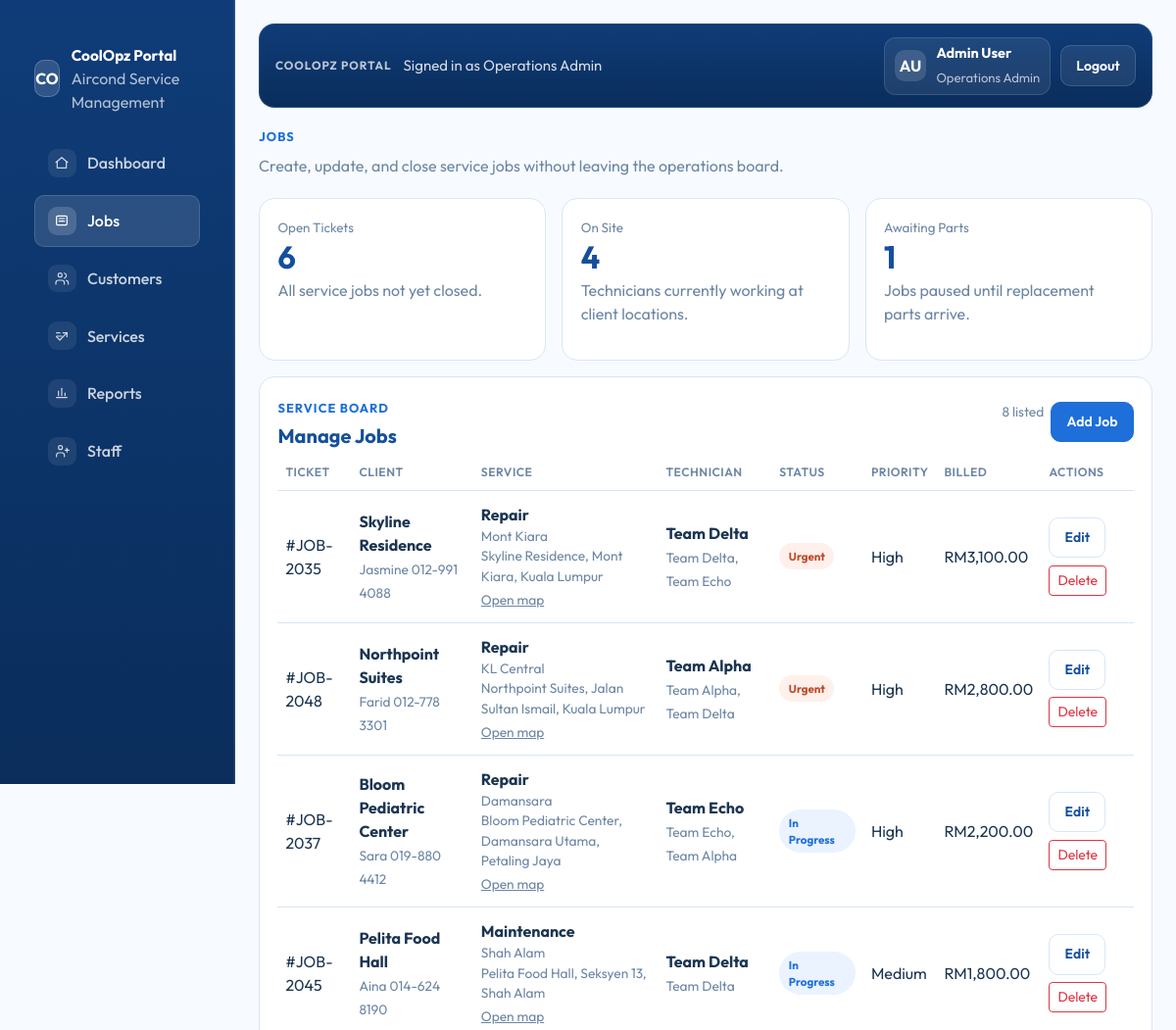
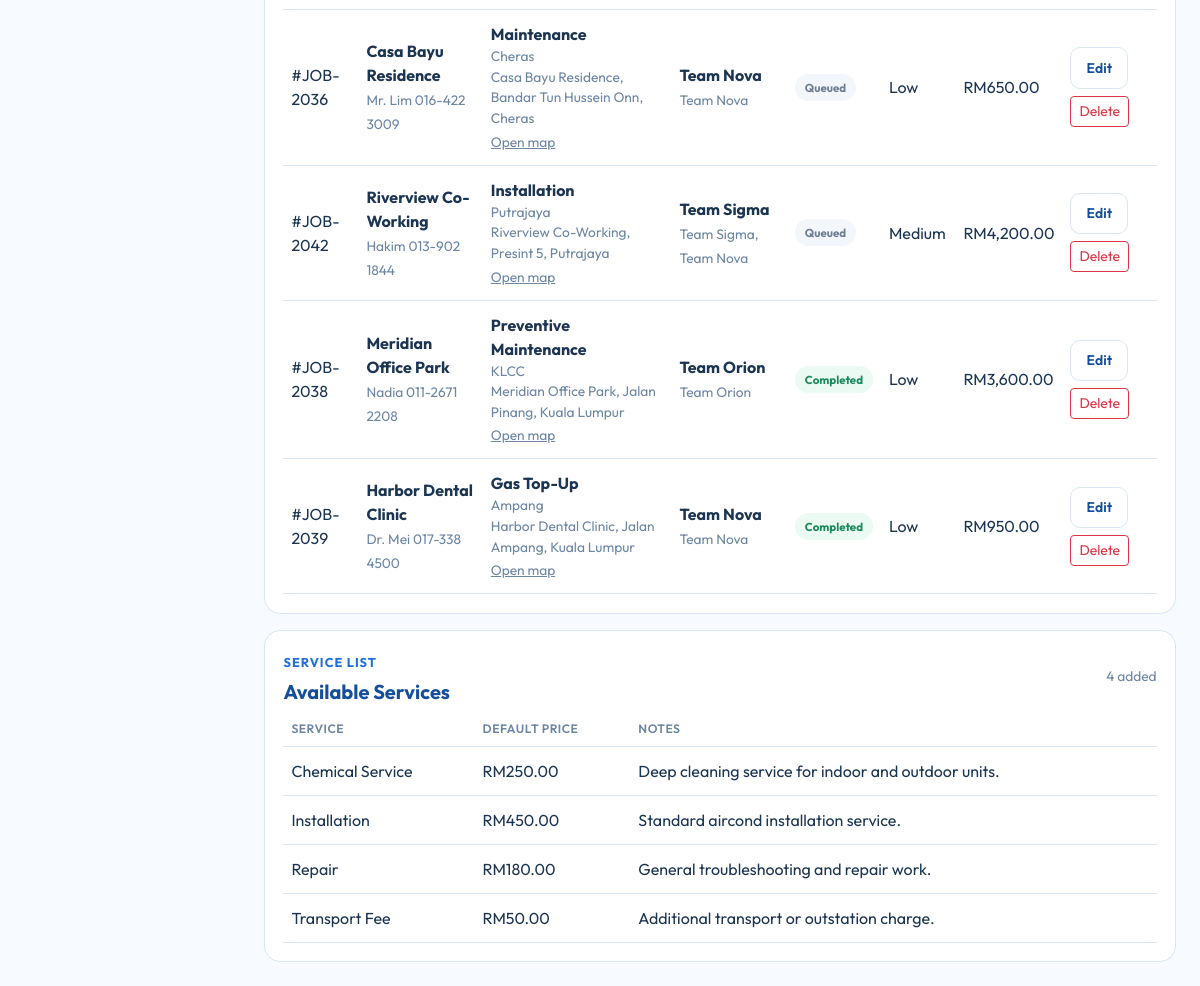
/jobs.php (signed in), run on the app's committed database (2 pictures, top to bottom).
### tables this page shows
CREATE TABLE IF NOT EXISTS jobs (
    id INT UNSIGNED AUTO_INCREMENT PRIMARY KEY,
    ticket_number VARCHAR(40) NOT NULL UNIQUE,
    customer_name VARCHAR(190) NOT NULL,
    service_type VARCHAR(80) NOT NULL,
    technician_team VARCHAR(80) NOT NULL,
    attending_technicians VARCHAR(255) NOT NULL DEFAULT '',
    zone VARCHAR(80) NOT NULL,
    site_address VARCHAR(255) NOT NULL DEFAULT '',
    google_maps_url VARCHAR(255) NOT NULL DEFAULT '',
    person_in_charge_contact VARCHAR(190) NOT NULL DEFAULT '',
    status VARCHAR(40) NOT NULL,
    priority_level VARCHAR(40) NOT NULL,
    billed_amount DECIMAL(10,2) NOT NULL DEFAULT 0,
    notes VARCHAR(255) NOT NULL DEFAULT '',
    created_at TIMESTAMP DEFAULT CURRENT_TIMESTAMP
);

CREATE TABLE IF NOT EXISTS services (
    id INT UNSIGNED AUTO_INCREMENT PRIMARY KEY,
    name VARCHAR(120) NOT NULL,
    default_price DECIMAL(10,2) NOT NULL DEFAULT 0,
    notes VARCHAR(255) NOT NULL DEFAULT '',
    created_at TIMESTAMP DEFAULT CURRENT_TIMESTAMP,
    UNIQUE KEY uniq_service_name (name)
);

### jobs.php (the view, shortened to what the rows shown need)
<?php
require_once __DIR__ . '/includes/data.php';
$services = coolopz_fetch_services();
$jobs = coolopz_fetch_jobs();
include __DIR__ . '/includes/head.php';
?>
        <main class="portal-main">
            <section class="row g-3 mt-0">
                <div class="col-12">
                    <div class="simple-panel h-100">
                        <div class="panel-head mb-2">
                            <div>
                                <h2 class="panel-title">Manage Jobs</h2>
                            </div>
                        </div>
                        <div class="table-responsive">
                            <table class="table portal-table align-middle mb-0">
                                <thead>
                                    <tr>
                                        <th>Ticket</th>
                                        <th>Client</th>
                                        <th>Service</th>
                                        <th>Technician</th>
                                        <th>Status</th>
                                        <th>Priority</th>
                                        <th>Billed</th>
                                        <th>Actions</th>
                                    </tr>
                                </thead>
                                <tbody>
<?php foreach ($jobs as $job): ?>
                                    <tr>
                                        <td><?= htmlspecialchars($job['ticket_number'], ENT_QUOTES, 'UTF-8') ?></td>
                                        <td>
                                            <strong class="d-block"><?= htmlspecialchars($job['customer_name'] !== '' ? $job['customer_name'] : 'Add later', ENT_QUOTES, 'UTF-8') ?></strong>
                                            <span class="subtle-note"><?= htmlspecialchars(($job['person_in_charge_contact'] ?? '') !== '' ? $job['person_in_charge_contact'] : 'PIC pending', ENT_QUOTES, 'UTF-8') ?></span>
                                        </td>
                                        <td>
                                            <strong class="d-block"><?= htmlspecialchars($job['service_type'], ENT_QUOTES, 'UTF-8') ?></strong>
                                            <span class="subtle-note d-block"><?= htmlspecialchars($job['zone'] !== '' ? $job['zone'] : 'No zone assigned', ENT_QUOTES, 'UTF-8') ?></span>
<?php if (($job['site_address'] ?? '') !== ''): ?>
                                            <span class="subtle-note d-block"><?= htmlspecialchars($job['site_address'], ENT_QUOTES, 'UTF-8') ?></span>
<?php endif; ?>
<?php if (($job['google_maps_url'] ?? '') !== ''): ?>
                                            <a class="subtle-note" href="<?= htmlspecialchars($job['google_maps_url'], ENT_QUOTES, 'UTF-8') ?>" target="_blank" rel="noopener noreferrer">Open map</a>
<?php endif; ?>
                                        </td>
                                        <td>
                                            <strong class="d-block"><?= htmlspecialchars($job['technician_team'] !== '' ? $job['technician_team'] : 'Add later', ENT_QUOTES, 'UTF-8') ?></strong>
                                            <span class="subtle-note"><?= htmlspecialchars(($job['attending_technicians'] ?? '') !== '' ? $job['attending_technicians'] : 'No attending team yet', ENT_QUOTES, 'UTF-8') ?></span>
                                        </td>
                                        <td><span class="status-badge <?= coolopz_status_badge_class($job['status']) ?>"><?= htmlspecialchars($job['status'], ENT_QUOTES, 'UTF-8') ?></span></td>
                                        <td><?= htmlspecialchars($job['priority_level'], ENT_QUOTES, 'UTF-8') ?></td>
                                        <td><?= htmlspecialchars((float) $job['billed_amount'] > 0 ? 'RM' . number_format((float) $job['billed_amount'], 2) : 'Pending', ENT_QUOTES, 'UTF-8') ?></td>
                                        <td>
                                            <div class="jobs-actions">
                                                <a class="btn btn-portal-secondary btn-sm" href="jobs.php?edit=<?= htmlspecialchars((string) $job['id'], ENT_QUOTES, 'UTF-8') ?>">Edit</a>
                                                <form method="post" class="m-0" onsubmit="return confirm('Delete this job?');">
                                                    <button type="submit" class="btn btn-outline-danger btn-sm">Delete</button>
                                                </form>
                                            </div>
                                        </td>
                                    </tr>
<?php endforeach; ?>
                                </tbody>
                            </table>
                        </div>
                    </div>
                </div>
            </section>
            <section class="row g-3 mt-0">
                <div class="col-12">
                    <div class="simple-panel h-100">
                        <div class="panel-head mb-2">
                            <div>
                                <h2 class="panel-title">Available Services</h2>
                            </div>
                        </div>
                        <div class="table-responsive">
                            <table class="table portal-table align-middle mb-0">
                                <thead>
                                    <tr>
                                        <th>Service</th>
                                        <th>Default Price</th>
                                        <th>Notes</th>
                                    </tr>
                                </thead>
                                <tbody>
<?php foreach ($services as $service): ?>
                                    <tr>
                                        <td><?= htmlspecialchars($service['name'], ENT_QUOTES, 'UTF-8') ?></td>
                                        <td><?= htmlspecialchars((float) $service['default_price'] > 0 ? 'RM' . number_format((float) $service['default_price'], 2) : '-', ENT_QUOTES, 'UTF-8') ?></td>
                                        <td><?= htmlspecialchars($service['notes'] !== '' ? $service['notes'] : 'No notes added.', ENT_QUOTES, 'UTF-8') ?></td>
                                    </tr>
<?php endforeach; ?>
                                </tbody>
                            </table>
                        </div>
                    </div>
                </div>
            </section>
        </main>
<?php include __DIR__ . '/includes/footer.php'; ?>

### data on the page
jobs: ticket_number "#JOB-2035", customer_name "Skyline Residence", person_in_charge_contact "Jasmine 012-991 4088", service_type "Repair", zone "Mont Kiara", site_address "Skyline Residence, Mont Kiara, Kuala Lumpur", technician_team "Team Delta", attending_technicians "Team Delta, Team Echo", status "Urgent", priority_level "High", billed_amount "RM3,100.00"
jobs: ticket_number "#JOB-2048", customer_name "Northpoint Suites", person_in_charge_contact "Farid 012-778 3301", service_type "Repair", zone "KL Central", site_address "Northpoint Suites, Jalan Sultan Ismail, Kuala Lumpur", technician_team "Team Alpha", attending_technicians "Team Alpha, Team Delta", status "Urgent", priority_level "High", billed_amount "RM2,800.00"
jobs: ticket_number "#JOB-2037", customer_name "Bloom Pediatric Center", person_in_charge_contact "Sara 019-880 4412", service_type "Repair", zone "Damansara", site_address "Bloom Pediatric Center, Damansara Utama, Petaling Jaya", technician_team "Team Echo", attending_technicians "Team Echo, Team Alpha", status "In Progress", priority_level "High", billed_amount "RM2,200.00"
jobs: ticket_number "#JOB-2045", customer_name "Pelita Food Hall", person_in_charge_contact "Aina 014-624 8190", service_type "Maintenance", zone "Shah Alam", site_address "Pelita Food Hall, Seksyen 13, Shah Alam", technician_team "Team Delta", attending_technicians "Team Delta", status "In Progress", priority_level "Medium", billed_amount "RM1,800.00"
jobs: ticket_number "#JOB-2036", customer_name "Casa Bayu Residence", person_in_charge_contact "Mr. Lim 016-422 3009", service_type "Maintenance", zone "Cheras", site_address "Casa Bayu Residence, Bandar Tun Hussein Onn, Cheras", technician_team "Team Nova", attending_technicians "Team Nova", status "Queued", priority_level "Low", billed_amount "RM650.00"
jobs: ticket_number "#JOB-2042", customer_name "Riverview Co-Working", person_in_charge_contact "Hakim 013-902 1844", service_type "Installation", zone "Putrajaya", site_address "Riverview Co-Working, Presint 5, Putrajaya", technician_team "Team Sigma", attending_technicians "Team Sigma, Team Nova", status "Queued", priority_level "Medium", billed_amount "RM4,200.00"
jobs: ticket_number "#JOB-2038", customer_name "Meridian Office Park", person_in_charge_contact "Nadia 011-2671 2208", service_type "Preventive Maintenance", zone "KLCC", site_address "Meridian Office Park, Jalan Pinang, Kuala Lumpur", technician_team "Team Orion", attending_technicians "Team Orion", status "Completed", priority_level "Low", billed_amount "RM3,600.00"
jobs: ticket_number "#JOB-2039", customer_name "Harbor Dental Clinic", person_in_charge_contact "Dr. Mei 017-338 4500", service_type "Gas Top-Up", zone "Ampang", site_address "Harbor Dental Clinic, Jalan Ampang, Kuala Lumpur", technician_team "Team Nova", attending_technicians "Team Nova", status "Completed", priority_level "Low", billed_amount "RM950.00"
services: name "Chemical Service", default_price "RM250.00", notes "Deep cleaning service for indoor and outdoor units."
services: name "Installation", default_price "RM450.00", notes "Standard aircond installation service."
services: name "Repair", default_price "RM180.00", notes "General troubleshooting and repair work."
services: name "Transport Fee", default_price "RM50.00", notes "Additional transport or outstation charge."

### other printed values
$item['label'] "Dashboard"
$item['label'] "Jobs"
$item['label'] "Customers"
$item['label'] "Services"
$item['label'] "Reports"
$item['label'] "Staff"
$currentUserRole "Operations Admin"
$userInitials "AU"
$currentUserName "Admin User"
$jobMetrics['open_tickets'] "6"
$jobMetrics['on_site'] "4"
$jobMetrics['awaiting_parts'] "1"
count($jobs) "8"
count($services) "4"
